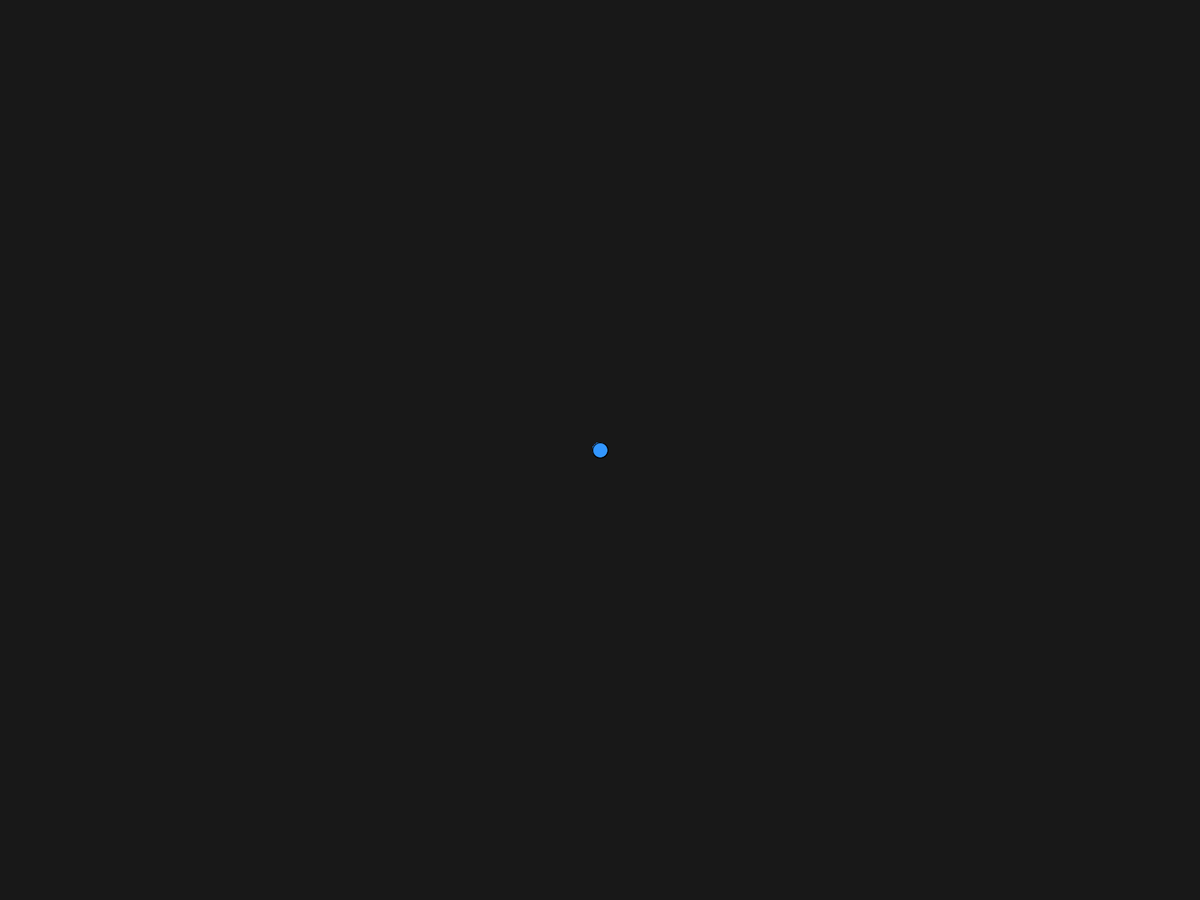
Frame 1 (no input)
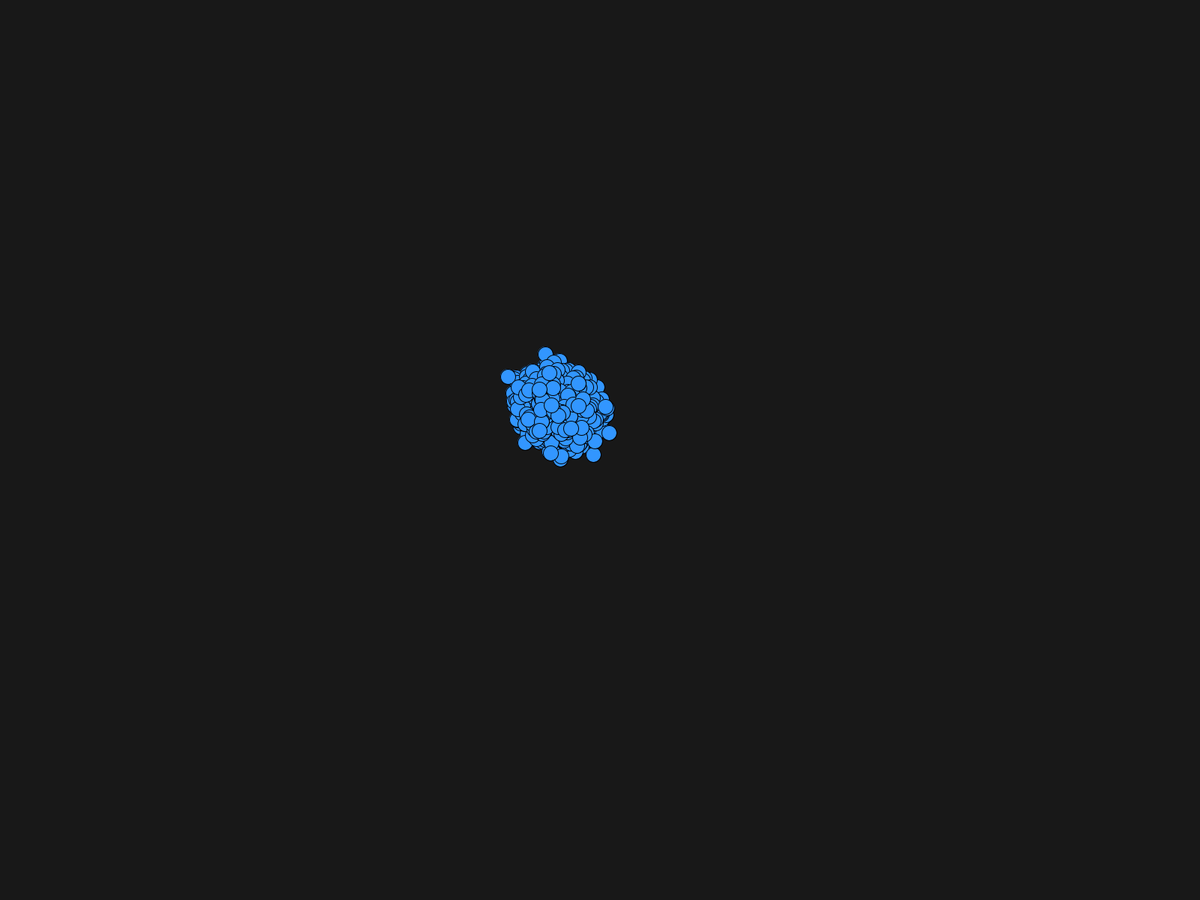
Frame 60 (the mouse pressed at the canvas centre just before this capture)
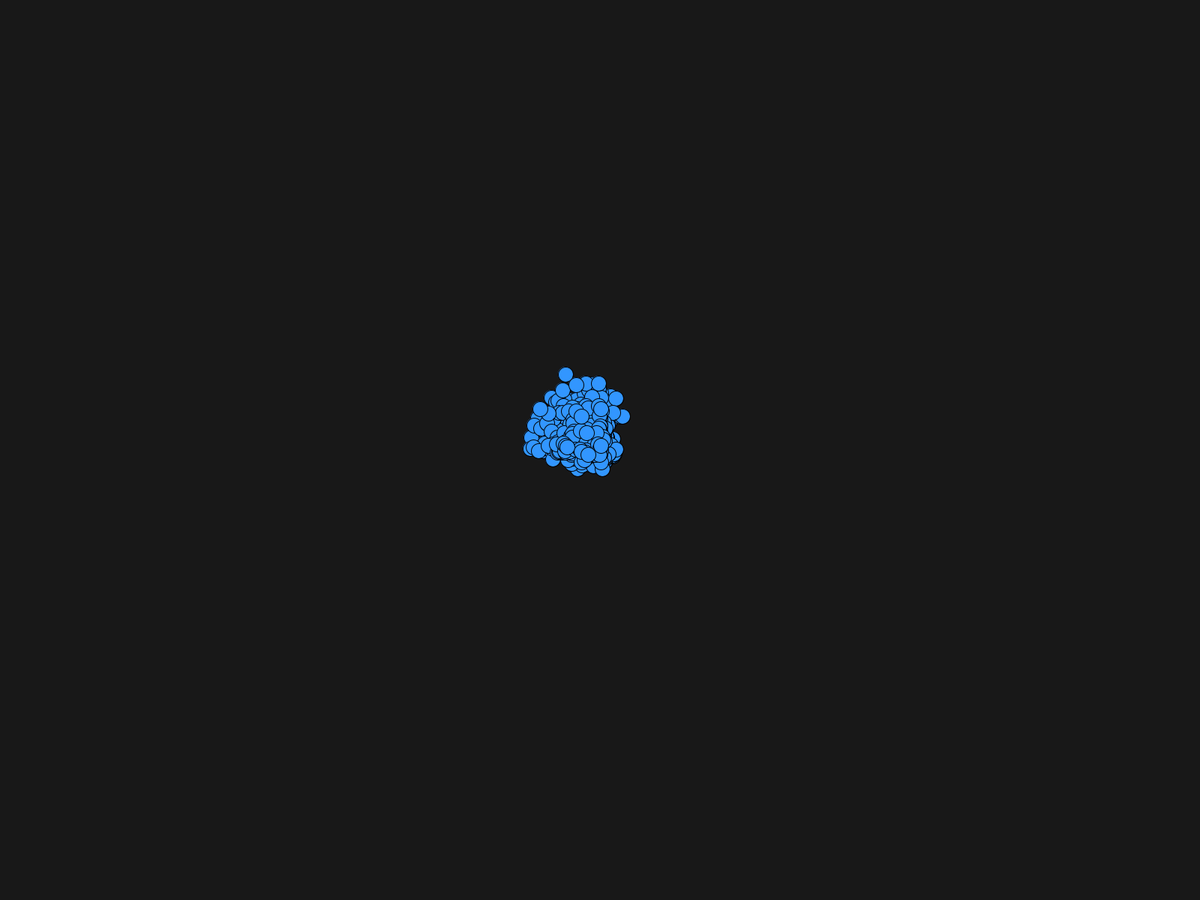
Frame 120 (the mouse held since frame 60 and released just before this capture)

The Processing sketch that drew these frames (run headless with seeded random() and noise(); from frame 60 on, the mouse is pressed at the canvas centre):

// Processing sketch: I3_NonUniformDistribution
// ── I3_NonUniformDistribution.pde
Walker[] flies;

void setup() {
    fullScreen();
    //size(700, 700);
    background(24);
    flies = new Walker[2000];

    for (int i = 0; i < flies.length; i++) {
        flies[i] = new Walker();
    }
}

void draw() {
    background(24);
    for (int i = 0; i < flies.length; i++) {
        flies[i].display();
        flies[i].walk();
    }
}

class Walker {
    float x; // x position
    float y; // y position
    int size; // size of walker
    int speed;

    Walker() {
        x = width/2;
        y = height/2;
        size = 20;
        fill(50, 150, 255);
        speed = 5;
    }

    void walk() {
        float choice; // Random number being generated
        choice = random(1);
        if (choice <= .5) { // 50% probability
            if (mouseX > x) { // If the mouse is to the right of the walker.
                x+=speed/2; // Move right
            } else { // Otherwise
                x-=speed/2; // Move left
            }

            if (mouseY > y) { // If the mouse is below the walker
                y+=speed/2; // Move down
            } else { // Otherwise
                y-=speed/2; // Move up
            }
        } else if (choice <= .625) { // 12.5% Probability
            y-=speed; // Move up
        } else if (choice <= .75) { // 12.5% Probability
            y+=speed; // Move down
        } else if (choice <= .875) { // 12.5% Probability
            x+=speed; // Move right
        } else { // 12.5% Probability
            x-=speed; // Move left
        }
    }

    void display() {
        ellipse(x, y, size, size);
    }
}
